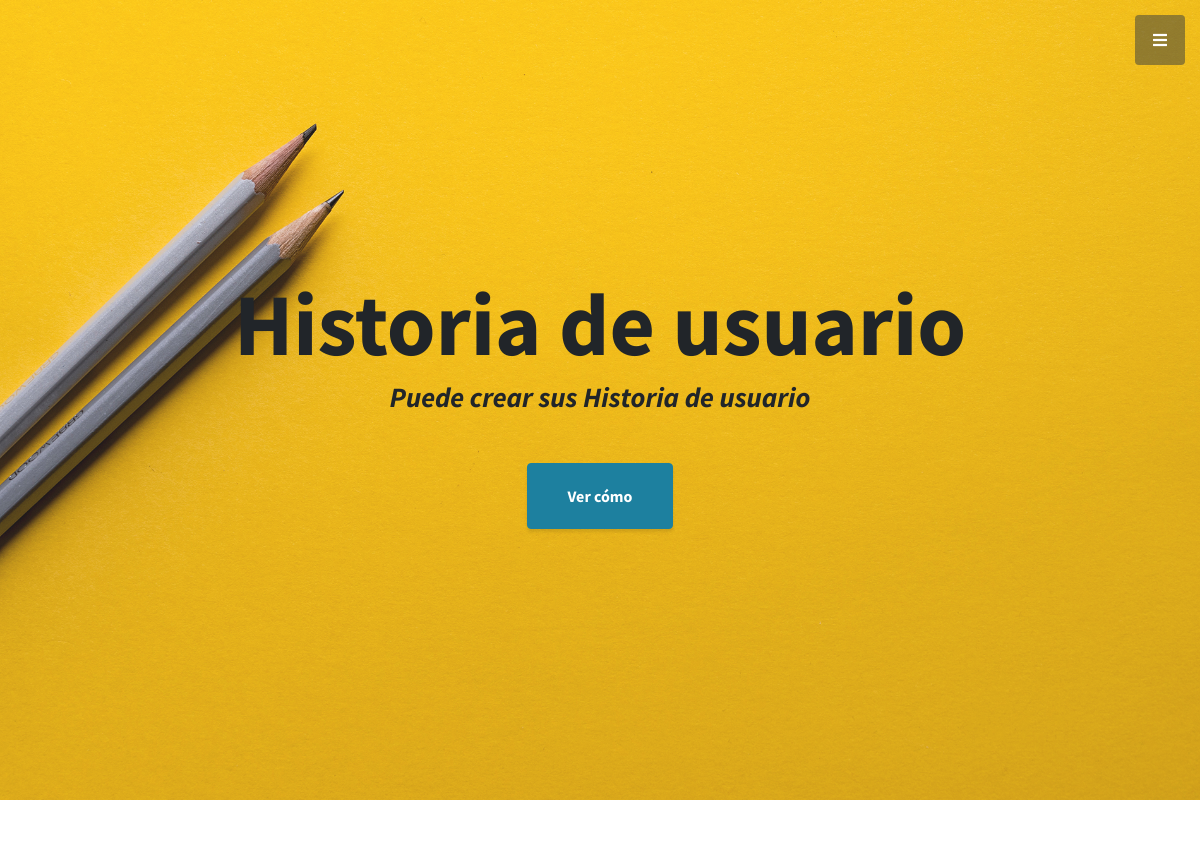
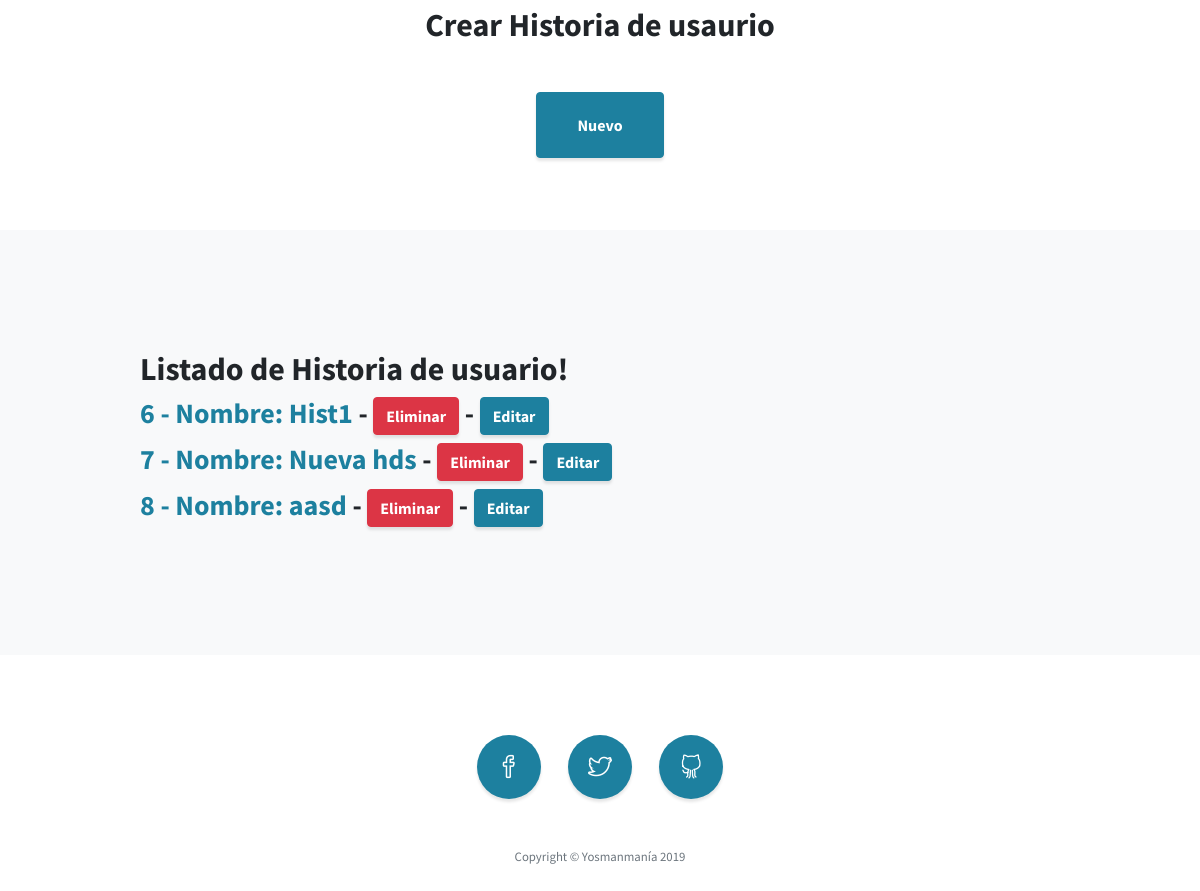
/app/user_history_list/, run on the app's committed database (2 pictures, top to bottom).
### app/models.py (models this page shows, shortened)
class UserHistory(models.Model):
    title = models.CharField(
        max_length=200,
        verbose_name='Título',
    )
    history_type = models.TextField(
        verbose_name='Tipo de historia',
    )
    description = models.TextField(
        verbose_name='descripción',
    )
    criteria_of_acceptance = models.TextField(
        verbose_name='criterio de aceptación',
    )
    interface_requirements = models.TextField(
        verbose_name='requerimientos de interfaz',
    )
    dependencies = models.TextField(
        verbose_name='dependencias',
    )
    project = models.ForeignKey(
        Project,
        on_delete=models.CASCADE,
        verbose_name='Proyecto',
        help_text='Proyecto al que pertenece la historia de usuario'
    )
    class Meta:
        verbose_name = 'Historia de usuario'
        verbose_name_plural = 'Historia de usuarios'

### app/views.py (the view)
class UserHistoryListView(ListView):
    model = models.UserHistory
    template = 'user_history_list.html'
    def get_context_data(self, **kwargs):
        context = super().get_context_data(**kwargs)
        return context
    def get_queryset(self):
        queryset = models.UserHistory.objects.all()
        return queryset

### app/templates/user_history_list.html (shortened to what this page needs)
<!DOCTYPE html>
<html lang="en">
<head>
  <link href="/static/vendor/bootstrap/css/bootstrap.min.css" rel="stylesheet">
  <link href="/static/vendor/fontawesome-free/css/all.min.css" rel="stylesheet" type="text/css">
  <link href="/static/vendor/simple-line-icons/css/simple-line-icons.css" rel="stylesheet">
  <link href="/static/css/stylish-portfolio.min.css" rel="stylesheet">
</head>
{% block foo %}
   {% include "menu.html" %}
{% endblock %}
<body id="page-top">
<header class="masthead d-flex">
    <div class="container text-center my-auto">
      <h1 class="mb-1">Historia de usuario</h1>
      <h3 class="mb-5">
        <em>Puede crear sus Historia de usuario</em>
      </h3>
      <a class="btn btn-primary btn-xl js-scroll-trigger" href="#about">Ver cómo</a>
    </div>
</header>
  <section >
    <br>
    <br>
    <br>
    <div class="container text-center">
      <h2 class="mx-auto mb-5">Crear Historia de usaurio</h2>
      <a class="btn btn-primary btn-xl" href="/app/user_history_create/">Nuevo</a>
    </div>
    <br>
    <br>
    <br>
  </section>
  <section class="content-section bg-light" id="about">
    <div class="container">
      <div class="row">
        <div class="col-lg-10 mx-auto">
          <h2>Listado de Historia de usuario!</h2>
            {% for user_history in object_list %}
            <h3 class="user_history-item__header-title">
                <a href="/app/user_history/{{ user_history.id }}/"> {{ user_history.id }} - Nombre: {{ user_history.title }}</a>
                - <a href="/app/user_history-delete/{{ user_history.id }}/" class="btn btn-danger">Eliminar</a>
                - <a href="/app/user_history_update/{{ user_history.id }}/" class="btn btn-primary">Editar</a>
            </h3>
            {% empty %}
                <p class="lead mb-5">No hay resultados</p>
            {% endfor %}
        </div>
      </div>
    </div>
  </section>
  <footer class="footer text-center">
    <div class="container">
      <ul class="list-inline mb-5">
        <li class="list-inline-item">
          <a class="social-link rounded-circle text-white mr-3" href="#">
            <i class="icon-social-facebook"></i>
          </a>
        </li>
        <li class="list-inline-item">
          <a class="social-link rounded-circle text-white mr-3" href="#">
            <i class="icon-social-twitter"></i>
          </a>
        </li>
        <li class="list-inline-item">
          <a class="social-link rounded-circle text-white" href="#">
            <i class="icon-social-github"></i>
          </a>
        </li>
      </ul>
      <p class="text-muted small mb-0">Copyright &copy; Yosmanmanía 2019</p>
    </div>
  </footer>
</body>
</html>

### data on the page
UserHistory: id "6", title "Hist1"
UserHistory: id "7", title "Nueva hds"
UserHistory: id "8", title "aasd"
